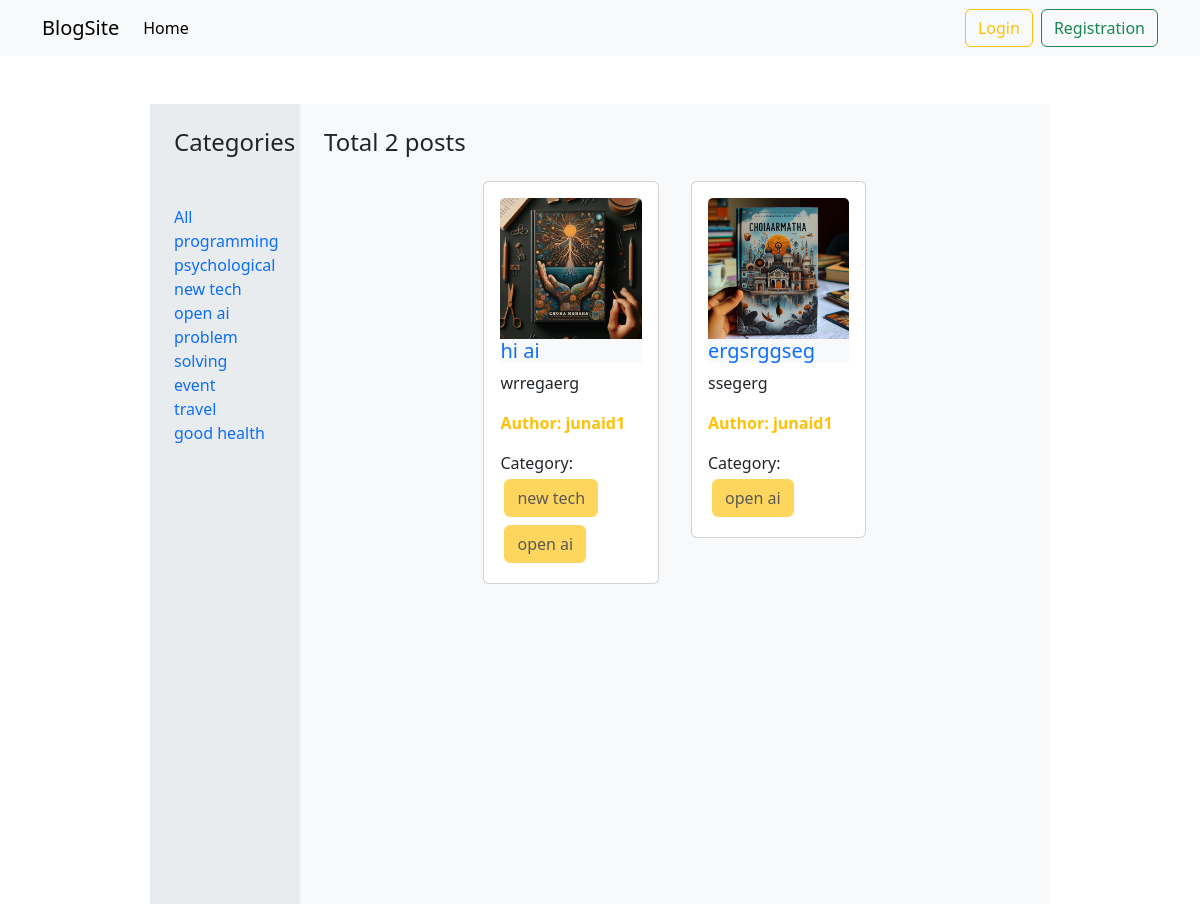
Screenshot of /category/open-ai/ with the database file from the repository.
### categories/models.py (models this page shows, shortened)
class Category(models.Model):
    name = models.CharField(max_length=100)
    slug = models.SlugField(max_length=100, unique=True, blank=True, null=True)

### posts/models.py (models this page shows, shortened)
class Post(models.Model):
    title = models.CharField(max_length=50)
    content = models.TextField()
    category = models.ManyToManyField(Category)
    author = models.ForeignKey(User, on_delete=models.CASCADE)
    image = models.ImageField(upload_to='posts/', blank=True, null=True)

### blog_project/views.py (the view)
# urls.py: path('', views.home, name="home"),
def home(request, category_slug=None):
    posts = Post.objects.all()
    if category_slug is not None:
        category = Category.objects.get(slug=category_slug)
        posts = Post.objects.filter(category=category)
    categories = Category.objects.all()
    return render(request, 'home.html', {'posts': posts, 'categories': categories})

### templates/home.html (shortened to what this page needs)
{% extends 'base.html' %} {% block content %}
<div class="d-flex flex-wrap mt-5">
    <div class="col-lg-2 col-md-12 bg-body-secondary vh-100 p-4">
        <h4 class="mb-5">Categories</h4>
        <a class="text-decoration-none" href="{% url 'home' %}">All</a>
        <br />
        {% for category in categories %}
        <a
            class="text-decoration-none"
            href="{% url 'category_filter' category.slug %}"
            >{{category.name}}</a
        >
        <br />
        {% endfor%}
    </div>
    <div class="col-lg-10 col-md-12 p-4 bg-body-tertiary">
        {% if posts|length == 0 %}
        <h4>No Posts Available!</h4>
        {% else %}
        <h4>
            {% if posts|length > 1 %} Total {{posts | length}} posts {% else %}
            Only {{posts | length}} post {% endif %}
        </h4>
        {% endif %}
        <div class="d-flex flex-wrap justify-content-center">
            {% for post in posts %}
            <div class="col-sm-3 m-3">
                <div class="card">
                    <div class="card-body">
                        <img
                            src="{{post.image.url}}"
                            class="card-img-top"
                            alt="..."
                        />
                        <h5 class="card-title bg-body-tertiary">
                            <a
                                class="text-decoration-none"
                                href="{% url 'details_post' pk=post.id %}"
                                >{{post.title}}</a
                            >
                        </h5>
                        <p class="card-text">
                            {{post.content | truncatewords:10}}
                        </p>
                        <p class="card-text fw-bold text-warning">
                            Author: {{post.author.username}}
                        </p>
                        <p class="card-text">
                            Category: {% for cat in post.category.all %}
                            <button class="btn btn-warning disabled m-1">
                                {{cat.name}}
                            </button>
                            {% endfor %}
                        </p>
                    </div>
                </div>
            </div>
            {% endfor %}
        </div>
    </div>
</div>
{% endblock %}

### rows the page displays
Category: name "programming"
Category: name "psychological"
Category: name "new tech"
Category: name "open ai"
Category: name "problem solving"
Category: name "event"
Category: name "travel"
Category: name "good health"
Post: image (picture), title "hi ai", content "wrregaerg", author.username "junaid1"
Post: image (picture), title "ergsrggseg", content "ssegerg", author.username "junaid1"

### other values shown
{{ posts | length }} "2"
